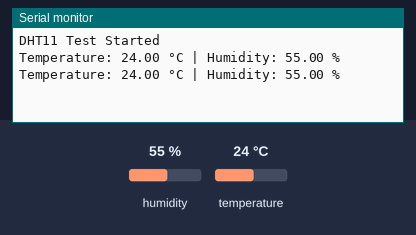
Bench run of a sketch on a simulated ESP8266 (NodeMCU). Parts: the last lines printed to the serial monitor. Inputs (shaded band) come from the test bench; at power-on: humidity 55 %, temperature 24 °C.

Above: at 2.8 s.
2.9 s: humidity set to 22 %
At 4.6 s:
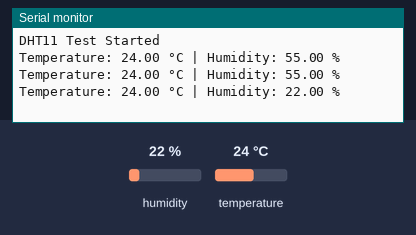
5.6 s: temperature set to 12 °C
At 6.3 s:
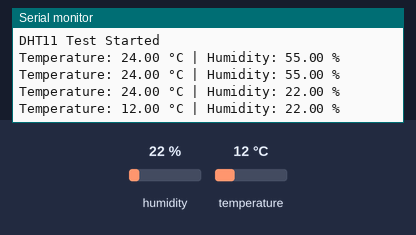
8.3 s: humidity set to 40 %
At 11.0 s:
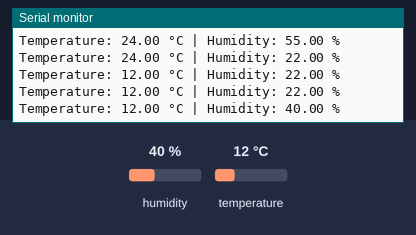
Timing chart, 0 to 12.5 s (numbered marks = the images above; inputs shaded):
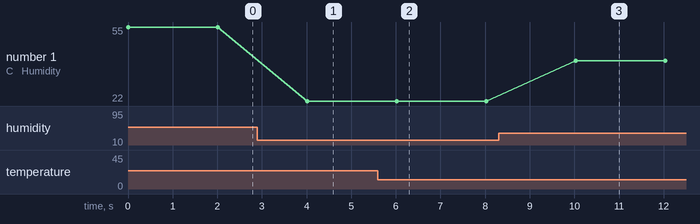

Measured:
- after the input at 2.9 s, the serial monitor: prints a new line after 1.1 s (image 1)
- after the input at 5.6 s, the serial monitor: prints a new line after 0.42 s (image 2)
- after the input at 8.3 s, the serial monitor: prints a new line after 1.7 s (image 3)
- plotted number 1: 55 → 22 after the input at 2.9 s, 22 → 40 after the input at 8.3 s

The sketch:

sketch_DHT22.ino
```cpp
#include <DHT.h>

#define DHTPIN D4        // DHT11 connected to D4
#define DHTTYPE DHT22

DHT dht(DHTPIN, DHTTYPE);

void setup() {
  Serial.begin(115200);
  dht.begin();

  Serial.println("DHT11 Test Started");
}

void loop() {

  float temperature = dht.readTemperature();
  float humidity = dht.readHumidity();

  if (isnan(temperature) || isnan(humidity)) {
    Serial.println("Failed to read from DHT11!");
  } else {
    Serial.print("Temperature: ");
    Serial.print(temperature);
    Serial.print(" °C");

    Serial.print(" | Humidity: ");
    Serial.print(humidity);
    Serial.println(" %");
  }

  delay(2000);
}
```
